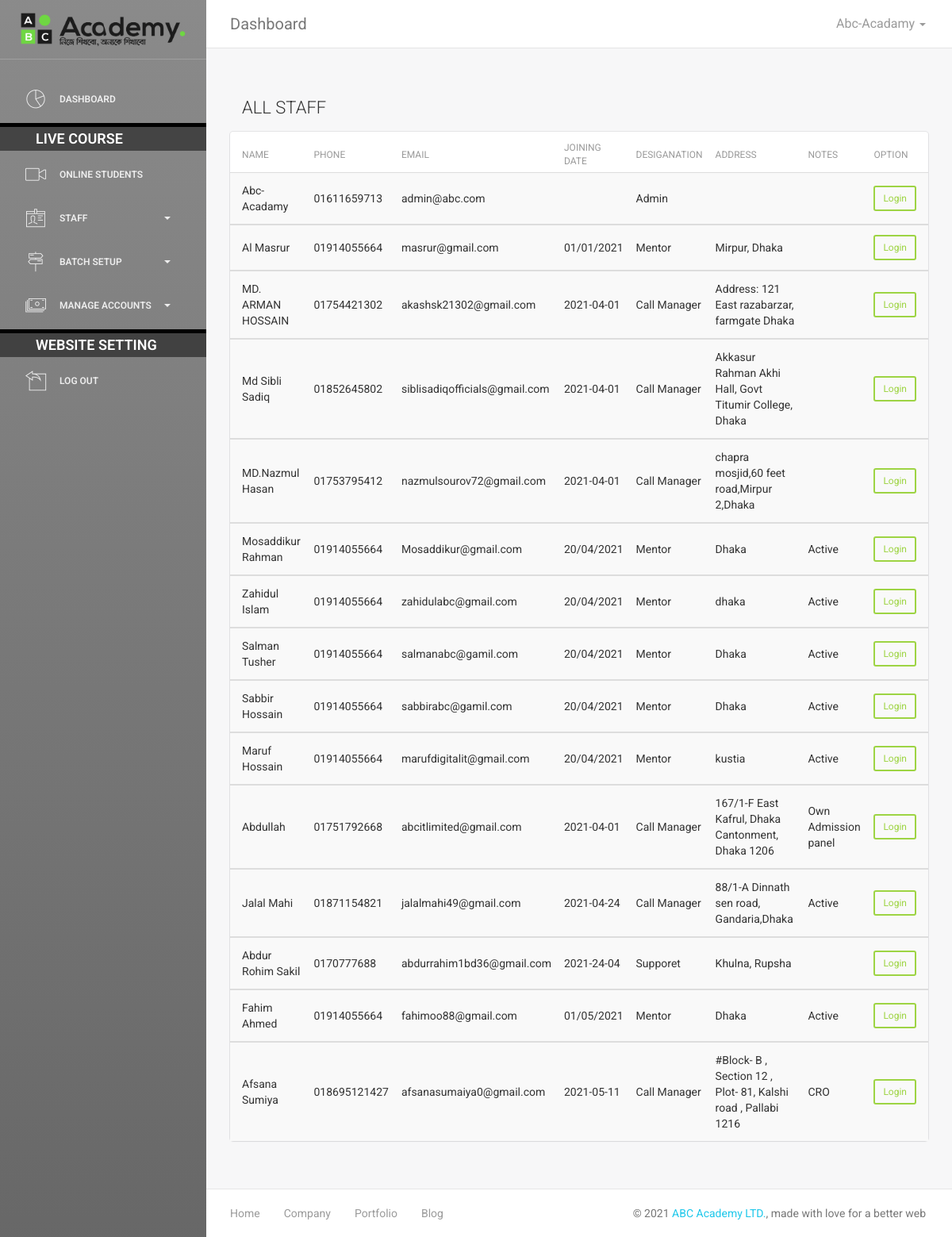
The page /online-academy/admin/all-staff.php (signed in) on the database its author committed.
### tables this page shows
CREATE TABLE `staff` (
  `stf_user_id` int(11) NOT NULL,
  `stf_id` varchar(20) NOT NULL,
  `stf_name` text DEFAULT NULL,
  `stf_pass` text DEFAULT NULL,
  `stf_type` int(11) DEFAULT NULL,
  `stf_phone` text DEFAULT NULL,
  `stf_email` text DEFAULT NULL,
  `stf_sex` int(11) DEFAULT NULL,
  `stf_joining_date` text DEFAULT NULL,
  `stf_facebook` text DEFAULT NULL,
  `stf_desiganation` text DEFAULT NULL,
  `stf_online_offline` int(11) NOT NULL,
  `stf_address` text DEFAULT NULL,
  `stf_notes` text DEFAULT NULL,
  `stf_discription` varchar(500) DEFAULT NULL,
  `stf_photo` text DEFAULT NULL
);

CREATE TABLE `desiganation` (
  `d_id` int(11) NOT NULL,
  `d_name` text NOT NULL
);

### online-academy/connection.inc.php (called while the page is built, shortened)
<?php
$servername = "localhost";
$username = "abcacademy_usr";
$password = "=*QD@v8!+,Ln";
$dbname = "abcacademy_abcdb";
$con = mysqli_connect($servername, $username, $password, $dbname);
$con->set_charset('utf8');
	 if(isset($_SESSION['abca_sa_signed_in']) AND $_SESSION['abca_sa_signed_in'] == true)
	{
	$queryv = mysqli_query($con,"SELECT * FROM staff  inner join
	desiganation
	on
	staff.stf_desiganation = desiganation.d_id where stf_id = '{$_SESSION['abca_sa_user_id']}'");
	while ($rowc = mysqli_fetch_array($queryv)) {
	$di_stf_name = $rowc['stf_name'];
	}
	}
?>

### online-academy/admin/all-staff.php (the view, shortened to what this page needs)
<?php include('header.php');
?>
        <div class="content">
        <div class="container-fluid">
                <div class="row">
                    <div class="col-sm-12">
                        <div class="page-title-box">
                            <h4 class="page-title">ALL STAFF</h4>
                        </div>
                    </div>
                </div>
                <div class="row">
                   <div class="col-12">
                        <div class="card">
                 <div class="card-body">
<div data-example-id="hoverable-table" class="bs-example">
                <table class="table table-hover table-dark table-striped">
                    <thead class="thead-dark ">
                        <tr>
                            <th>NAME</th>
							 <th>Phone</th>
                            <th>Email</th>
                            <th>Joining date</th>
                            <th>Desiganation</th>
							 <th>Address</th>
							 <th>Notes</th>
							 <th>Option</th>
                        </tr>
                    </thead>
					<?php
							  $queryv = mysqli_query($np2con,"SELECT * FROM staff
							  inner join
							  desiganation
							  on
							  staff.stf_desiganation = desiganation.d_id
							  order by stf_user_id ASC");
							  while ($rowc = mysqli_fetch_array($queryv)) {
					  echo '
							  <tbody>
                        <tr>
                            <td>'.$rowc['stf_name'].'</td>
                            <td>'.$rowc['stf_phone'].'</td>
                            <td>'.$rowc['stf_email'].'</td>
							<td>'.$rowc['stf_joining_date'].'</td>
                            <td>'.$rowc['d_name'].'</td>
                            <td>'.$rowc['stf_address'].'</td>
                            <td>'.$rowc['stf_notes'].'</td>
                           <td><a href="switch-account.php?id='.$rowc['stf_id'].'" class="btn btn-success btn-sm">Login</a></td>
                         </tr>
                    </tbody>
							  ';
							  }
							  ?>
                </table>
            </div>
               </div>
               </div>
               </div>
             </div>
        </div>
        </div>
<?php include('footer.php') ?>

### online-academy/admin/header.php (shortened to what this page needs)
<?php
require '../connection.inc.php';
?>
<!doctype html>
<html lang="en">
<head>
    <link href="assets/css/bootstrap.min.css" rel="stylesheet" />
    <link href="custom.css" rel="stylesheet" />
    <link href="assets/css/animate.min.css" rel="stylesheet"/>
    <link href="assets/css/light-bootstrap-dashboard.css?v=1.4.0" rel="stylesheet"/>
    <link href="assets/css/demo.css" rel="stylesheet" />
    <link href="http://maxcdn.bootstrapcdn.com/font-awesome/4.2.0/css/font-awesome.min.css" rel="stylesheet">
    <link href="assets/css/pe-icon-7-stroke.css" rel="stylesheet" />
</head>
<body>
<div class="wrapper">
   <?php include('sidebar.php')?>
    <div class="main-panel">
        <nav class="navbar navbar-default navbar-fixed">
            <div class="container-fluid">
                <div class="navbar-header">
                    <a class="navbar-brand" href="#">Dashboard</a>
                </div>
                <div class="collapse navbar-collapse">
                    <ul class="nav navbar-nav navbar-right">
                        <li class="dropdown">
                              <a href="#" class="dropdown-toggle" data-toggle="dropdown">
                                    <p>
										<?php echo $di_stf_name ?>
										<b class="caret"></b>
									</p>
                              </a>
                        </li>
                    </ul>
                </div>
            </div>
        </nav>

### rows shown on the page
staff: stf_name "Abc-Acadamy", stf_phone "01611659713", stf_email "admin@abc.com", desiganation.d_name "Admin"
staff: stf_name "Al Masrur", stf_phone "01914055664", stf_email "masrur@gmail.com", stf_joining_date "01/01/2021", desiganation.d_name "Mentor", stf_address "Mirpur, Dhaka"
staff: stf_name "MD. ARMAN HOSSAIN", stf_phone "01754421302", stf_email "akashsk21302@gmail.com", stf_joining_date "2021-04-01", desiganation.d_name "Call Manager", stf_address "Address: 121 East razabarzar, farmgate Dhaka"
staff: stf_name "Md Sibli Sadiq", stf_phone "01852645802", stf_email "siblisadiqofficials@gmail.com", stf_joining_date "2021-04-01", desiganation.d_name "Call Manager", stf_address "Akkasur Rahman Akhi Hall, Govt Titumir College, Dhaka"
staff: stf_name "MD.Nazmul Hasan", stf_phone "01753795412", stf_email "nazmulsourov72@gmail.com", stf_joining_date "2021-04-01", desiganation.d_name "Call Manager", stf_address "chapra mosjid,60 feet road,Mirpur 2,Dhaka"
staff: stf_name "Mosaddikur Rahman", stf_phone "01914055664", stf_email "Mosaddikur@gmail.com", stf_joining_date "20/04/2021", desiganation.d_name "Mentor", stf_address "Dhaka", stf_notes "Active"
staff: stf_name "Zahidul Islam", stf_phone "01914055664", stf_email "zahidulabc@gmail.com", stf_joining_date "20/04/2021", desiganation.d_name "Mentor", stf_address "dhaka", stf_notes "Active"
staff: stf_name "Salman Tusher", stf_phone "01914055664", stf_email "salmanabc@gamil.com", stf_joining_date "20/04/2021", desiganation.d_name "Mentor", stf_address "Dhaka", stf_notes "Active"
staff: stf_name "Sabbir Hossain", stf_phone "01914055664", stf_email "sabbirabc@gamil.com", stf_joining_date "20/04/2021", desiganation.d_name "Mentor", stf_address "Dhaka", stf_notes "Active"
staff: stf_name "Maruf Hossain", stf_phone "01914055664", stf_email "marufdigitalit@gmail.com", stf_joining_date "20/04/2021", desiganation.d_name "Mentor", stf_address "kustia", stf_notes "Active"
staff: stf_name "Abdullah", stf_phone "01751792668", stf_email "abcitlimited@gmail.com", stf_joining_date "2021-04-01", desiganation.d_name "Call Manager", stf_address "167/1-F East Kafrul, Dhaka Cantonment, Dhaka 1206", stf_notes "Own Admission panel"
staff: stf_name "Jalal Mahi", stf_phone "01871154821", stf_email "jalalmahi49@gmail.com", stf_joining_date "2021-04-24", desiganation.d_name "Call Manager", stf_address "88/1-A Dinnath sen road, Gandaria,Dhaka", stf_notes "Active"
staff: stf_name "Abdur Rohim Sakil", stf_phone "0170777688", stf_email "abdurrahim1bd36@gmail.com", stf_joining_date "2021-24-04", desiganation.d_name "Supporet", stf_address "Khulna, Rupsha"
staff: stf_name "Fahim Ahmed", stf_phone "01914055664", stf_email "fahimoo88@gmail.com", stf_joining_date "01/05/2021", desiganation.d_name "Mentor", stf_address "Dhaka", stf_notes "Active"
staff: stf_name "Afsana Sumiya", stf_phone "018695121427", stf_email "afsanasumaiya0@gmail.com", stf_joining_date "2021-05-11", desiganation.d_name "Call Manager", stf_address "#Block- B , Section 12 , Plot- 81, Kalshi road , Pallabi 1216", stf_notes "CRO"
